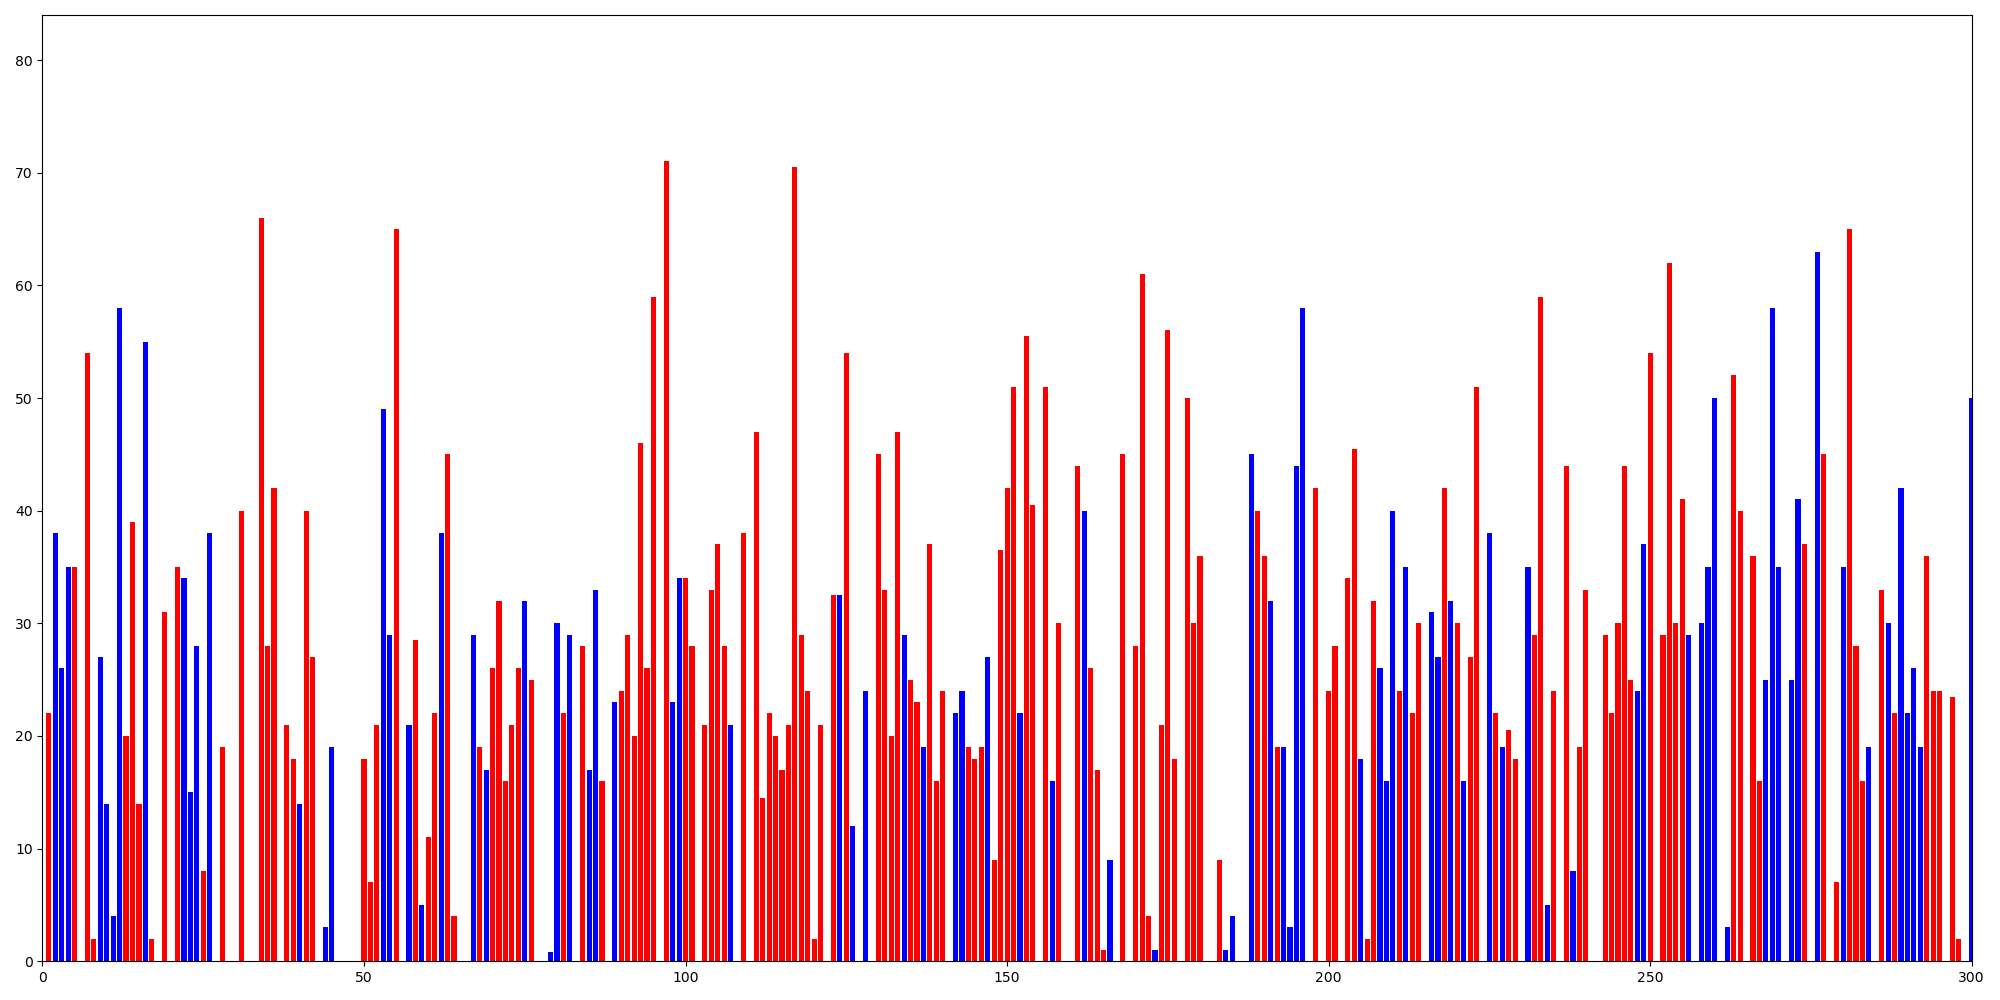

Generate this figure with Python:
import pandas as pd
import matplotlib.pyplot as plt


def read_csv(file):
    data = pd.read_csv(file)
    return data


def draw(dataset):
    ages = list(dataset.Age)
    survived = list(dataset.Survived)
    y = []
    colors = []
    for i in range(0, len(ages)):
        y.append(i + 1)
        if survived[i] == 0:
            colors.append('r')
        else:
            colors.append('b')
    plt.figure(figsize=[20, 10])
    plt.bar(y, ages, color=colors)
    plt.xlim(0, 300)
    plt.show()


data = read_csv('../data/titanic/train.csv')
draw(data)
